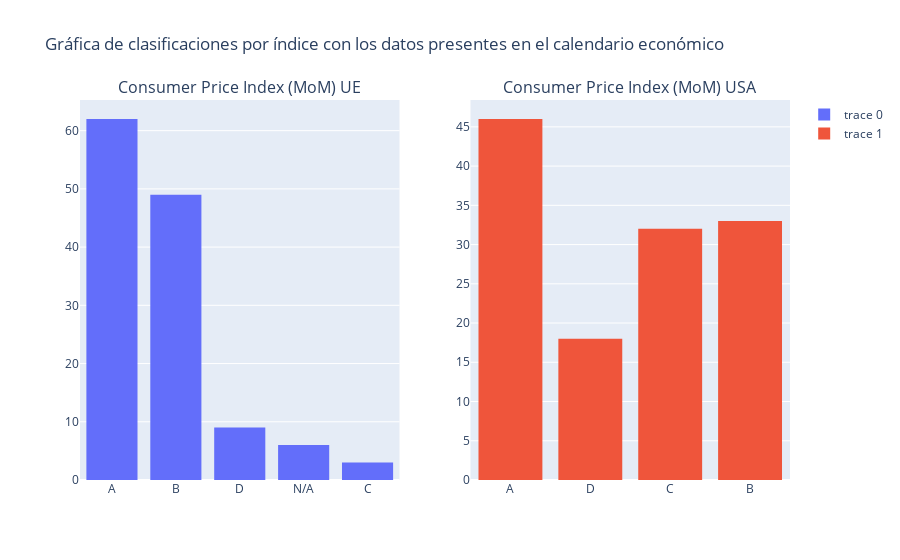

The cell this chart's notebook holds for it:
### Markdown cell above
### Gráficas

### Code cell
fig=make_subplots(rows=1,cols=2,subplot_titles=['Consumer Price Index (MoM) UE','Consumer Price Index (MoM) USA'])

ue_graf=go.Histogram(x=filtro_ue["Clasificacion"])
usa_graf=go.Histogram(x=filtro_usa["Clasificacion"])

fig.append_trace(ue_graf,1,1)
fig.append_trace(usa_graf,1,2)

fig.update_layout(title="Gráfica de clasificaciones por índice con los datos presentes en el calendario económico")

fig.show()

### Figure 1 — Plotly figure (JSON) as saved in the notebook; plotly's stock layout.template omitted (floating-point values rounded to 4 significant figures; data arrays with more than 128 entries replaced by an {"elided": "..."} marker saying what was removed)
{"data": [{"type": "histogram", "x": {"elided": "129 str values"}, "xaxis": "x", "yaxis": "y"}, {"type": "histogram", "x": {"elided": "129 str values"}, "xaxis": "x2", "yaxis": "y2"}], "layout": {"annotations": [{"font": {"size": 16}, "showarrow": false, "text": "Consumer Price Index (MoM) UE", "x": 0.225, "xanchor": "center", "xref": "paper", "y": 1, "yanchor": "bottom", "yref": "paper"}, {"font": {"size": 16}, "showarrow": false, "text": "Consumer Price Index (MoM) USA", "x": 0.775, "xanchor": "center", "xref": "paper", "y": 1, "yanchor": "bottom", "yref": "paper"}], "title": {"text": "Gráfica de clasificaciones por índice con los datos presentes en el calendario económico"}, "xaxis": {"anchor": "y", "domain": [0, 0.45]}, "xaxis2": {"anchor": "y2", "domain": [0.55, 1]}, "yaxis": {"anchor": "x", "domain": [0, 1]}, "yaxis2": {"anchor": "x2", "domain": [0, 1]}}}
